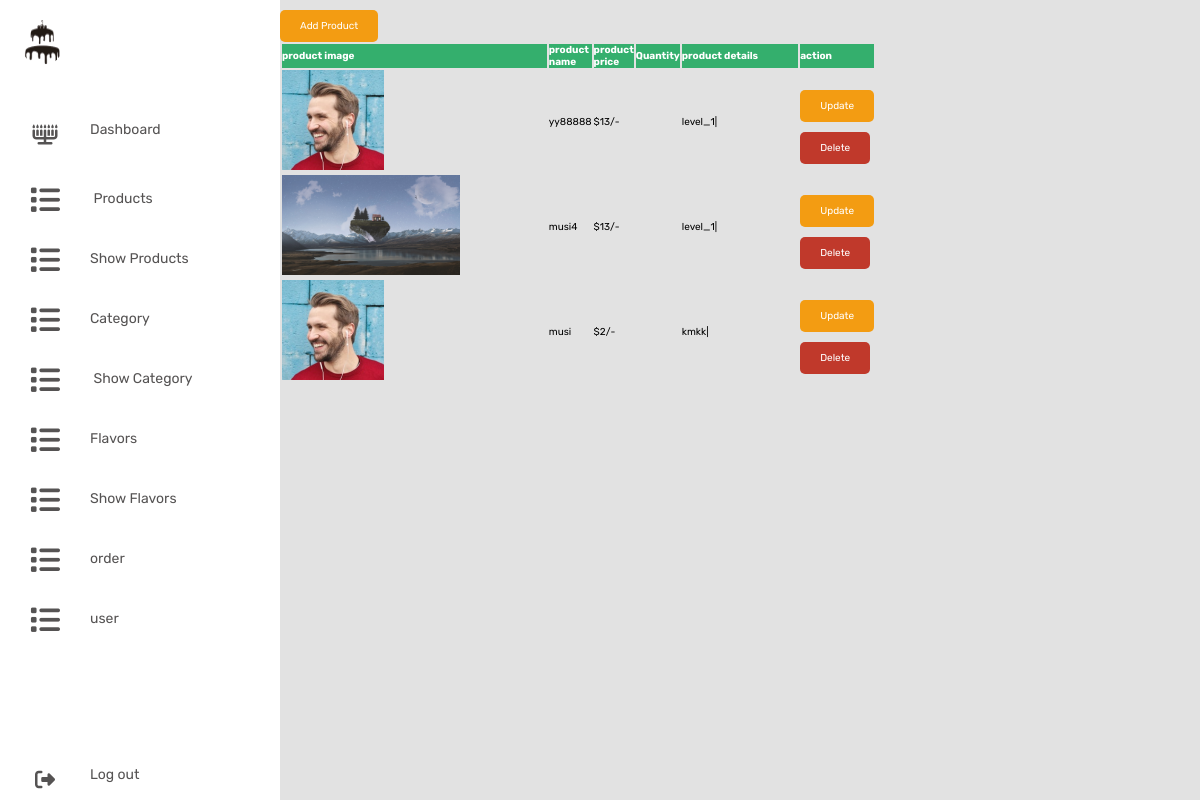
/admin/admin_update.php (signed in), run on the app's committed database.
### tables this page shows
CREATE TABLE `products` (
  `id` int(11) NOT NULL,
  `name` varchar(255) NOT NULL,
  `stock` int(11) NOT NULL,
  `image` varchar(255) NOT NULL,
  `price` int(11) NOT NULL,
  `category_id` int(11) NOT NULL,
  `details` varchar(255) NOT NULL,
  `flavor_id` int(255) NOT NULL,
  `status` varchar(255) NOT NULL DEFAULT 'normal'
);

### admin/admin_update.php (the view, shortened to what this page needs)
<?php
include 'admin_header.php';
?>
 <div class="header_fixed"  style="border-bottom-width: 30px;border-left-width: 300px;border-right-width: 400px;border-top-width: 20px;" >
   <table id=product >
       <a class="option-btn" href="admin_products.php">Add product</a>
      <thead>
         <tr>
            <th >product image</th>
            <th style="width:1%;">product name</th>
            <th style="width:1%;">product price</th>
            <th style="width:1%;">Quantity</th>
            <th style="width:20%;">product details</th>
            <th style="width:10%;">action</th>
         </tr>
       </thead>
           <?php
          $select_products = mysqli_query($conn, "SELECT * FROM `products` order by id desc") or die('query failed');
           if(mysqli_num_rows($select_products) > 0){
          while($fetch_products = mysqli_fetch_assoc($select_products)){
         ?>
         <tr>
            <td><img src="../uploaded_img/<?php echo $fetch_products['image']; ?>" height="100" alt=""></td>
            <td> <?php echo $fetch_products['name']; ?>
               <?php echo $fetch_products['category']; ?></td>
            <td>$<?php echo $fetch_products['price']; ?>/-</td>
            <td><?php echo $fetch_products['quantity']; ?></td>
            <td> <?php echo $fetch_products['details']; ?>|
            <td>
             <a href="admin_products.php?update=<?php echo $fetch_products['id']; ?>" class="option-btn">update</a>
             <a href="admin_products.php?delete=<?php echo $fetch_products['id']; ?>" class="delete-btn" onclick="return confirm('delete this product?');">delete</a>
            </td>
         </tr>
         <?php
        }
        }else{
        echo '<p class="empty">no products added yet!</p>';
       }
      ?>
   </table>
</div>

### css/admins.css (style rules this page uses)
* { margin: 0; padding: 0; outline: none; border: none; text-decoration: none; box-sizing: border-box; font-family: "Poppins", sans-serif; }
:root { --purple:#4934cf98; --red:#c0392b; --orange:#f39c12; --black:#333; --white:#fff; --light-color:#666; --light-white:#ccc; --light-bg:#f5f5f5; --border:.1rem solid var(--black); --box-shadow:0 .5rem 1rem rgba(0,0,0,.1); }
* { font-family: 'Rubik', sans-serif; margin:0; padding:0; box-sizing: border-box; outline: none; border:none; text-decoration: none; transition:all .2s linear; }
html { font-size: 62.5%; overflow-x: hidden; }
body { background: rgb(226, 226, 226); }
a { position: relative; font-size: 14px; color: rgb(85, 83, 83); display: table; padding: 10px; }
table thead tr { color: #fff; background: #34AF6D; text-align: left; font-weight: bold; }
.btn, .option-btn, .delete-btn, .white-btn { display: inline-block; margin-top: 1rem; padding:1rem 2rem; cursor: pointer; color:var(--white); font-size: 1rem; border-radius: .5rem; text-transform: capitalize; }
.option-btn { background-color: var(--orange); }
.delete-btn { background-color: var(--red); }

### data on the page
products: image (picture), name "yy88888", price "13", details "level_1"
products: image (picture), name "musi4", price "13", details "level_1"
products: image (picture), name "musi", price "2", details "kmkk"
